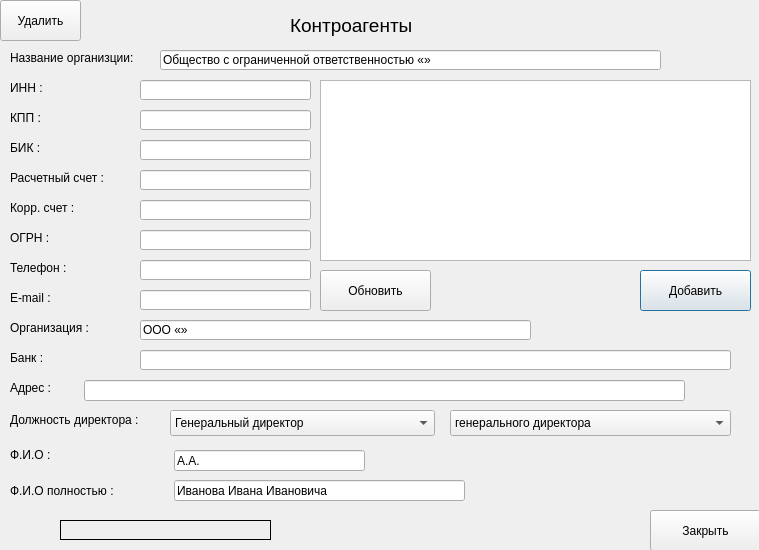
<?xml version="1.0" encoding="UTF-8"?>
<ui version="4.0">
 <class>Dialog</class>
 <widget class="QDialog" name="Dialog">
  <property name="geometry">
   <rect>
    <x>0</x>
    <y>0</y>
    <width>759</width>
    <height>550</height>
   </rect>
  </property>
  <property name="mouseTracking">
   <bool>false</bool>
  </property>
  <property name="tabletTracking">
   <bool>false</bool>
  </property>
  <property name="windowTitle">
   <string>Dialog</string>
  </property>
  <property name="layoutDirection">
   <enum>Qt::LeftToRight</enum>
  </property>
  <widget class="QLineEdit" name="lineEdit_5">
   <property name="geometry">
    <rect>
     <x>140</x>
     <y>140</y>
     <width>171</width>
     <height>20</height>
    </rect>
   </property>
  </widget>
  <widget class="QLabel" name="label_12">
   <property name="geometry">
    <rect>
     <x>10</x>
     <y>447</y>
     <width>46</width>
     <height>16</height>
    </rect>
   </property>
   <property name="text">
    <string>Ф.И.О :</string>
   </property>
  </widget>
  <widget class="QLineEdit" name="lineEdit_6">
   <property name="geometry">
    <rect>
     <x>140</x>
     <y>170</y>
     <width>171</width>
     <height>20</height>
    </rect>
   </property>
  </widget>
  <widget class="QLineEdit" name="lineEdit_2">
   <property name="geometry">
    <rect>
     <x>140</x>
     <y>80</y>
     <width>171</width>
     <height>20</height>
    </rect>
   </property>
  </widget>
  <widget class="QLabel" name="label_2">
   <property name="geometry">
    <rect>
     <x>10</x>
     <y>50</y>
     <width>151</width>
     <height>16</height>
    </rect>
   </property>
   <property name="text">
    <string>Название организции:</string>
   </property>
  </widget>
  <widget class="QLineEdit" name="lineEdit_11">
   <property name="geometry">
    <rect>
     <x>174</x>
     <y>450</y>
     <width>191</width>
     <height>21</height>
    </rect>
   </property>
   <property name="text">
    <string>А.А. </string>
   </property>
  </widget>
  <widget class="QLineEdit" name="lineEdit">
   <property name="geometry">
    <rect>
     <x>160</x>
     <y>50</y>
     <width>501</width>
     <height>20</height>
    </rect>
   </property>
   <property name="text">
    <string>Общество с ограниченной ответственностью «»</string>
   </property>
  </widget>
  <widget class="QLineEdit" name="lineEdit_9">
   <property name="geometry">
    <rect>
     <x>140</x>
     <y>290</y>
     <width>171</width>
     <height>20</height>
    </rect>
   </property>
  </widget>
  <widget class="QLabel" name="label_4">
   <property name="geometry">
    <rect>
     <x>10</x>
     <y>110</y>
     <width>121</width>
     <height>16</height>
    </rect>
   </property>
   <property name="text">
    <string>КПП :</string>
   </property>
  </widget>
  <widget class="QLabel" name="label_8">
   <property name="geometry">
    <rect>
     <x>10</x>
     <y>200</y>
     <width>121</width>
     <height>16</height>
    </rect>
   </property>
   <property name="text">
    <string>Корр. счет :</string>
   </property>
  </widget>
  <widget class="QLabel" name="label_10">
   <property name="geometry">
    <rect>
     <x>10</x>
     <y>290</y>
     <width>121</width>
     <height>16</height>
    </rect>
   </property>
   <property name="text">
    <string>E-mail :</string>
   </property>
  </widget>
  <widget class="QLabel" name="label_7">
   <property name="geometry">
    <rect>
     <x>10</x>
     <y>170</y>
     <width>121</width>
     <height>16</height>
    </rect>
   </property>
   <property name="text">
    <string>Расчетный счет :</string>
   </property>
  </widget>
  <widget class="QLineEdit" name="lineEdit_12">
   <property name="geometry">
    <rect>
     <x>174</x>
     <y>480</y>
     <width>291</width>
     <height>21</height>
    </rect>
   </property>
   <property name="text">
    <string>Иванова Ивана Ивановича</string>
   </property>
  </widget>
  <widget class="QLabel" name="label_9">
   <property name="geometry">
    <rect>
     <x>10</x>
     <y>260</y>
     <width>121</width>
     <height>16</height>
    </rect>
   </property>
   <property name="text">
    <string>Телефон :</string>
   </property>
  </widget>
  <widget class="QLineEdit" name="lineEdit_4">
   <property name="geometry">
    <rect>
     <x>84</x>
     <y>380</y>
     <width>601</width>
     <height>21</height>
    </rect>
   </property>
   <property name="text">
    <string/>
   </property>
  </widget>
  <widget class="QLabel" name="label_3">
   <property name="geometry">
    <rect>
     <x>10</x>
     <y>80</y>
     <width>121</width>
     <height>16</height>
    </rect>
   </property>
   <property name="text">
    <string>ИНН :</string>
   </property>
  </widget>
  <widget class="QLineEdit" name="lineEdit_8">
   <property name="geometry">
    <rect>
     <x>140</x>
     <y>260</y>
     <width>171</width>
     <height>20</height>
    </rect>
   </property>
  </widget>
  <widget class="QLabel" name="label_11">
   <property name="geometry">
    <rect>
     <x>10</x>
     <y>412</y>
     <width>150</width>
     <height>16</height>
    </rect>
   </property>
   <property name="text">
    <string>Должность директора :</string>
   </property>
  </widget>
  <widget class="QLineEdit" name="lineEdit_7">
   <property name="geometry">
    <rect>
     <x>140</x>
     <y>200</y>
     <width>171</width>
     <height>20</height>
    </rect>
   </property>
  </widget>
  <widget class="QLabel" name="label_6">
   <property name="geometry">
    <rect>
     <x>10</x>
     <y>140</y>
     <width>121</width>
     <height>16</height>
    </rect>
   </property>
   <property name="text">
    <string>БИК :</string>
   </property>
  </widget>
  <widget class="QPushButton" name="btnAdd">
   <property name="geometry">
    <rect>
     <x>640</x>
     <y>270</y>
     <width>111</width>
     <height>41</height>
    </rect>
   </property>
   <property name="text">
    <string>Добавить</string>
   </property>
  </widget>
  <widget class="QLabel" name="label">
   <property name="geometry">
    <rect>
     <x>290</x>
     <y>10</y>
     <width>131</width>
     <height>31</height>
    </rect>
   </property>
   <property name="font">
    <font>
     <pointsize>14</pointsize>
    </font>
   </property>
   <property name="text">
    <string>Контроагенты</string>
   </property>
   <property name="textFormat">
    <enum>Qt::AutoText</enum>
   </property>
  </widget>
  <widget class="QLineEdit" name="lineEdit_3">
   <property name="geometry">
    <rect>
     <x>140</x>
     <y>110</y>
     <width>171</width>
     <height>20</height>
    </rect>
   </property>
  </widget>
  <widget class="QLabel" name="label_13">
   <property name="geometry">
    <rect>
     <x>10</x>
     <y>483</y>
     <width>118</width>
     <height>16</height>
    </rect>
   </property>
   <property name="text">
    <string>Ф.И.О полностью :</string>
   </property>
  </widget>
  <widget class="QLineEdit" name="lineEdit_13">
   <property name="geometry">
    <rect>
     <x>140</x>
     <y>230</y>
     <width>171</width>
     <height>20</height>
    </rect>
   </property>
  </widget>
  <widget class="QLabel" name="label_14">
   <property name="geometry">
    <rect>
     <x>10</x>
     <y>350</y>
     <width>121</width>
     <height>16</height>
    </rect>
   </property>
   <property name="text">
    <string>Банк :</string>
   </property>
  </widget>
  <widget class="QComboBox" name="comboBox">
   <property name="geometry">
    <rect>
     <x>170</x>
     <y>410</y>
     <width>265</width>
     <height>26</height>
    </rect>
   </property>
   <property name="layoutDirection">
    <enum>Qt::LeftToRight</enum>
   </property>
   <property name="editable">
    <bool>false</bool>
   </property>
   <property name="duplicatesEnabled">
    <bool>false</bool>
   </property>
   <item>
    <property name="text">
     <string>Генеральный директор</string>
    </property>
   </item>
   <item>
    <property name="text">
     <string>Директор</string>
    </property>
   </item>
   <item>
    <property name="text">
     <string>Индивидуальный предприниматель</string>
    </property>
   </item>
  </widget>
  <widget class="QPushButton" name="btnCancel">
   <property name="geometry">
    <rect>
     <x>650</x>
     <y>510</y>
     <width>111</width>
     <height>41</height>
    </rect>
   </property>
   <property name="text">
    <string>Закрыть</string>
   </property>
  </widget>
  <widget class="QLabel" name="label_15">
   <property name="geometry">
    <rect>
     <x>60</x>
     <y>520</y>
     <width>211</width>
     <height>20</height>
    </rect>
   </property>
   <property name="frameShape">
    <enum>QFrame::Box</enum>
   </property>
   <property name="frameShadow">
    <enum>QFrame::Plain</enum>
   </property>
   <property name="text">
    <string/>
   </property>
  </widget>
  <widget class="QPushButton" name="pushButton_3">
   <property name="geometry">
    <rect>
     <x>320</x>
     <y>270</y>
     <width>111</width>
     <height>41</height>
    </rect>
   </property>
   <property name="text">
    <string>Обновить</string>
   </property>
  </widget>
  <widget class="QPushButton" name="btnDeletCont">
   <property name="geometry">
    <rect>
     <x>0</x>
     <y>0</y>
     <width>81</width>
     <height>41</height>
    </rect>
   </property>
   <property name="text">
    <string>Удалить</string>
   </property>
  </widget>
  <widget class="QLabel" name="label_16">
   <property name="geometry">
    <rect>
     <x>10</x>
     <y>230</y>
     <width>121</width>
     <height>16</height>
    </rect>
   </property>
   <property name="text">
    <string>ОГРН :</string>
   </property>
  </widget>
  <widget class="QLineEdit" name="lineEdit_10">
   <property name="geometry">
    <rect>
     <x>140</x>
     <y>320</y>
     <width>391</width>
     <height>20</height>
    </rect>
   </property>
   <property name="text">
    <string>ООО «»</string>
   </property>
  </widget>
  <widget class="QLabel" name="label_17">
   <property name="geometry">
    <rect>
     <x>10</x>
     <y>320</y>
     <width>121</width>
     <height>16</height>
    </rect>
   </property>
   <property name="text">
    <string>Организация :</string>
   </property>
  </widget>
  <widget class="QLineEdit" name="lineEdit_14">
   <property name="geometry">
    <rect>
     <x>140</x>
     <y>350</y>
     <width>591</width>
     <height>20</height>
    </rect>
   </property>
  </widget>
  <widget class="QLabel" name="label_5">
   <property name="geometry">
    <rect>
     <x>10</x>
     <y>380</y>
     <width>47</width>
     <height>16</height>
    </rect>
   </property>
   <property name="text">
    <string>Адрес :</string>
   </property>
  </widget>
  <widget class="QListWidget" name="listWidget_c">
   <property name="geometry">
    <rect>
     <x>320</x>
     <y>80</y>
     <width>431</width>
     <height>181</height>
    </rect>
   </property>
  </widget>
  <widget class="QComboBox" name="comboBox_2">
   <property name="geometry">
    <rect>
     <x>450</x>
     <y>410</y>
     <width>281</width>
     <height>26</height>
    </rect>
   </property>
   <property name="layoutDirection">
    <enum>Qt::LeftToRight</enum>
   </property>
   <property name="editable">
    <bool>false</bool>
   </property>
   <property name="duplicatesEnabled">
    <bool>false</bool>
   </property>
   <item>
    <property name="text">
     <string>генерального директора</string>
    </property>
   </item>
   <item>
    <property name="text">
     <string>директора</string>
    </property>
   </item>
   <item>
    <property name="text">
     <string>индивидуального предпринимателя</string>
    </property>
   </item>
  </widget>
 </widget>
 <resources/>
 <connections/>
</ui>
